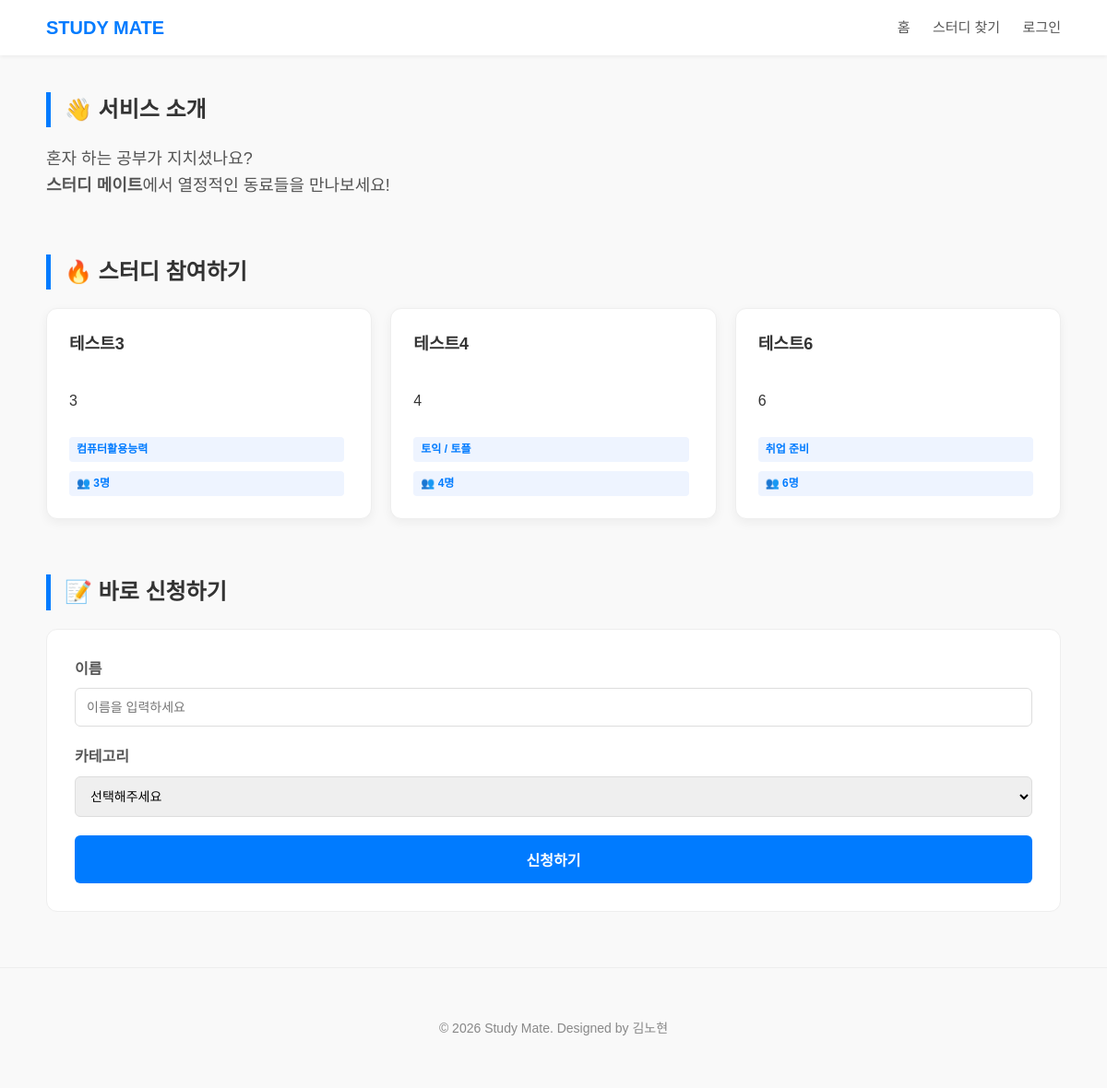
The page / on the database its author committed.
### models.py (models this page shows, shortened)
class Study(db.Model):
    __tablename__ = 'study'
    id = db.Column(db.Integer, primary_key=True)
    title = db.Column(db.String(200), nullable=False)
    category = db.Column(db.String(50), nullable=False)
    member_count = db.Column(db.Integer, nullable=False)
    content = db.Column(db.Text, nullable=False)
    date = db.Column(db.DateTime, default=get_kst_now)
    writer = db.Column(db.String(50), nullable=False)
    chat_link = db.Column(db.String(300), nullable=True)
    is_closed = db.Column(db.Boolean, default=False)

### app.py (the view)
@app.route('/')
def home():
    random_studies = Study.query.order_by(func.random()).limit(3).all()
    return render_template(
        'index.html',
        user_nickname=session.get('user_nickname'), # 로그인한 사람 닉네임
        random_studies=random_studies
    )

### templates/index.html (shortened to what this page needs)
<!DOCTYPE html>
<html lang="ko">
<head>
    <link rel="stylesheet" href="{{ url_for('static', filename='css/style.css') }}">
</head>
<body>
    <header>
        <div class="nav-container">
            <a href="{{ url_for('index') }}" class="logo">STUDY MATE</a>
            <nav class="nav-menu">
                <a href="{{ url_for('index') }}">홈</a>
                <a href="{{ url_for('study') }}">스터디 찾기</a>
                {% if user_nickname %}
                <div class="user-dropdown">
                    <button class="user-btn" onclick="toggleDropdown()">
                        {{ user_nickname }} <span class="arrow">▾</span>
                    </button>
                    <div class="dropdown-menu" id="dropdownMenu">
                        <a href="{{ url_for('mypage') }}">마이페이지</a>
                        <a href="{{ url_for('my_posts') }}">내가 쓴 글</a>
                        <hr>
                        <a href="{{ url_for('logout') }}">로그아웃</a>
                    </div>
                </div>
                {% else %}
                    <a href="{{ url_for('login') }}">로그인</a>
                {% endif %}
            </nav>
        </div>
    </header>
    <main>
        <section>
            <h2>👋 서비스 소개</h2>
            <p style="font-size: 18px; color: #555;">
                혼자 하는 공부가 지치셨나요?<br>
                <strong>스터디 메이트</strong>에서 열정적인 동료들을 만나보세요!
            </p>
        </section>
        <section>
            <h2>🔥 스터디 참여하기</h2>
            <div class="study-list">
                {% for study in random_studies %}
                <a href="{{ url_for('study_detail', study_id=study.id) }}"
                style="color: inherit;">
                    <article class="card">
                        <h3>{{ study.title }}</h3>
                        <p>
                            {% if study.content|length > 50 %}
                                {{ study.content[:50] }}...
                            {% else %}
                                {{ study.content }}
                            {% endif %}
                        </p>
                        <span class="tag">{{ study.category }}</span>
                        <span class="tag">👥 {{ study.member_count }}명</span>
                    </article>
                </a>
                {% endfor %}
            </div>
        </section>
        <section>
            <h2>📝 바로 신청하기</h2>
            <form action="#" method="post">
                <div class="input-group">
                    <label>이름</label>
                    <input type="text" placeholder="이름을 입력하세요">
                </div>
                <div class="input-group">
                    <label>카테고리</label>
                    <select>
                        <option>선택해주세요</option>
                    </select>
                </div>
                <button type="button" class="primary-btn">신청하기</button>
            </form>
        </section>
    </main>
    <footer>
        <p>© 2026 Study Mate. Designed by 김노현</p>
    </footer>
</body>
</html>

### static/css/style.css (style rules this page uses)
body { font-family: 'Noto Sans KR', sans-serif; margin: 0; padding: 0; line-height: 1.6; color: #333; background-color: #f9f9f9; }
a { text-decoration: none; color:inherit; }
header { background-color: white; box-shadow: 0 2px 4px rgba(0, 0, 0, 0.05); position: sticky; top: 0; z-index: 1000; }
.nav-container { max-width: 1100px; margin: 0 auto; padding: 0 20px; height: 60px; display: flex; justify-content: space-between; align-items: center; }
.logo { font-size: 20px; font-weight: bold; color: #007bff; }
.nav-menu > a { color: #555; margin-left: 20px; font-size: 15px; transition: color 0.3s; }
main { max-width: 1100px; margin: 40px auto; padding: 0 20px; }
section { margin-bottom: 60px; }
h2 { border-left: 5px solid #007bff; padding-left: 15px; font-size: 24px; margin-bottom: 20px; }
.study-list { display: flex; gap: 20px; flex-wrap: wrap; }
.card { flex: 1; min-width: 280px; background: white; border: 1px solid #eee; padding: 24px; border-radius: 12px; box-shadow: 0 4px 12px rgba(0, 0, 0, 0.05); transition: transform 0.2s, box-shadow 0.2s; }
.card h3 { margin-top: 0; font-size: 18px; }
.tag { display: inline-block; background: #eef4ff; color:#007bff; padding: 4px 8px; border-radius: 4px; font-size: 12px; font-weight: bold; margin-top: 10px; margin-right: 5px; }
form { background: white; padding: 30px; border-radius: 12px; border: 1px solid #eee; }
.input-group { margin-bottom: 20px; }
label { display: block; font-weight: bold; margin-bottom: 8px; color: #555; }
input, select, textarea { width: 100%; padding: 12px; border: 1px solid #ddd; border-radius: 6px; box-sizing: border-box; font-size: 14px; font-family : 'Noto Sans KR', sans-serif; }
.primary-btn { width: 100%; padding: 14px; background-color: #007bff; color: white; border: none; border-radius: 6px; font-size: 16px; font-weight: bold; cursor: pointer; transition: background 0.3s; }
footer { text-align: center; padding: 40px; color: #888; font-size: 14px; border-top: 1px solid #eee; margin-top: 60px; }
.study-list { display: grid; grid-template-columns: repeat(3, 1fr); gap: 20px; }
.card { width: 100%; height: 100%; box-sizing: border-box; display: flex; flex-direction: column; justify-content: space-between; }

### rows shown on the page
Study: title "테스트3", content "3", category "컴퓨터활용능력", member_count "3"
Study: title "테스트4", content "4", category "토익 / 토플", member_count "4"
Study: title "테스트6", content "6", category "취업 준비", member_count "6"
